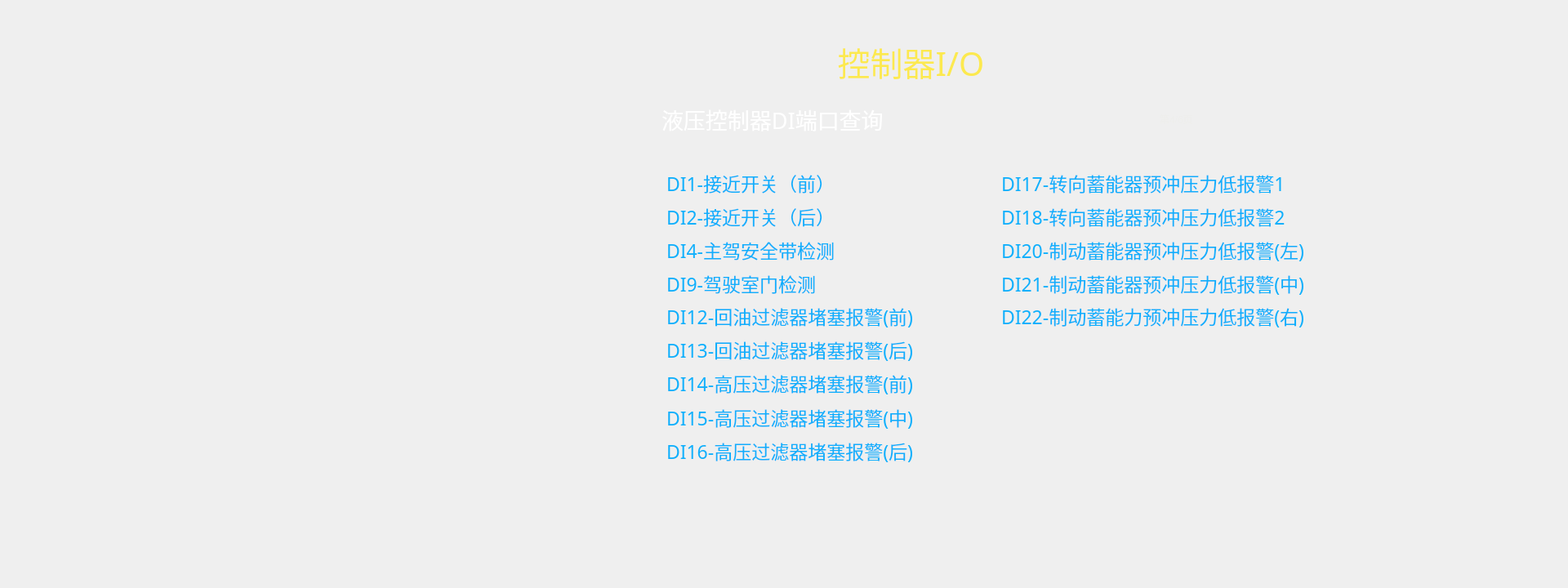
<?xml version="1.0" encoding="UTF-8"?>
<ui version="4.0">
 <class>FORM_ControlPort4</class>
 <widget class="QWidget" name="FORM_ControlPort4">
  <property name="geometry">
   <rect>
    <x>0</x>
    <y>0</y>
    <width>1920</width>
    <height>720</height>
   </rect>
  </property>
  <property name="windowTitle">
   <string>Form</string>
  </property>
  <property name="styleSheet">
   <string notr="true">/*background-image: url(:/pic_de260/bg_01.png);*/
QLabel{
color: rgb(15, 175, 252);
font: 17pt &quot;WenQuanYi Zen Hei&quot;;
}</string>
  </property>
  <widget class="QLabel" name="label">
   <property name="geometry">
    <rect>
     <x>930</x>
     <y>50</y>
     <width>371</width>
     <height>51</height>
    </rect>
   </property>
   <property name="font">
    <font>
     <family>TakaoPGothic</family>
     <pointsize>30</pointsize>
     <weight>50</weight>
     <italic>false</italic>
     <bold>false</bold>
    </font>
   </property>
   <property name="styleSheet">
    <string notr="true">color: rgb(252, 233, 79);
font: 30pt &quot;TakaoPGothic&quot;;</string>
   </property>
   <property name="text">
    <string>控制器I/O</string>
   </property>
   <property name="alignment">
    <set>Qt::AlignCenter</set>
   </property>
  </widget>
  <widget class="QLabel" name="portinfo">
   <property name="geometry">
    <rect>
     <x>810</x>
     <y>130</y>
     <width>371</width>
     <height>31</height>
    </rect>
   </property>
   <property name="font">
    <font>
     <family>WenQuanYi Zen Hei</family>
     <pointsize>20</pointsize>
     <weight>50</weight>
     <italic>false</italic>
     <bold>false</bold>
    </font>
   </property>
   <property name="styleSheet">
    <string notr="true">color: rgb(255, 255, 255);
font: 20pt &quot;WenQuanYi Zen Hei&quot;;</string>
   </property>
   <property name="text">
    <string>液压控制器DI端口查询</string>
   </property>
   <property name="alignment">
    <set>Qt::AlignLeading|Qt::AlignLeft|Qt::AlignVCenter</set>
   </property>
  </widget>
  <widget class="QLabel" name="pageinfo">
   <property name="geometry">
    <rect>
     <x>1420</x>
     <y>130</y>
     <width>121</width>
     <height>31</height>
    </rect>
   </property>
   <property name="styleSheet">
    <string notr="true">color: rgb(238, 238, 236);
font: 20pt &quot;WenQuanYi Zen Hei&quot;;</string>
   </property>
   <property name="text">
    <string>第4/6页</string>
   </property>
  </widget>
  <widget class="QLabel" name="label_2">
   <property name="geometry">
    <rect>
     <x>1290</x>
     <y>50</y>
     <width>81</width>
     <height>51</height>
    </rect>
   </property>
   <property name="font">
    <font>
     <family>WenQuanYi Zen Hei</family>
     <pointsize>17</pointsize>
     <weight>50</weight>
     <italic>false</italic>
     <bold>false</bold>
    </font>
   </property>
   <property name="styleSheet">
    <string notr="true"/>
   </property>
   <property name="text">
    <string/>
   </property>
   <property name="pixmap">
    <pixmap resource="resources.qrc">:/ico_260/915.png</pixmap>
   </property>
   <property name="scaledContents">
    <bool>false</bool>
   </property>
   <property name="alignment">
    <set>Qt::AlignCenter</set>
   </property>
  </widget>
  <widget class="QLabel" name="text8">
   <property name="geometry">
    <rect>
     <x>816</x>
     <y>452</y>
     <width>345</width>
     <height>35</height>
    </rect>
   </property>
   <property name="minimumSize">
    <size>
     <width>345</width>
     <height>30</height>
    </size>
   </property>
   <property name="font">
    <font>
     <family>WenQuanYi Zen Hei</family>
     <pointsize>17</pointsize>
     <weight>50</weight>
     <italic>false</italic>
     <bold>false</bold>
    </font>
   </property>
   <property name="styleSheet">
    <string notr="true"/>
   </property>
   <property name="text">
    <string>&lt;html&gt;&lt;head/&gt;&lt;body&gt;&lt;p&gt;DI14-高压过滤器堵塞报警(前)&lt;/p&gt;&lt;/body&gt;&lt;/html&gt;</string>
   </property>
   <property name="alignment">
    <set>Qt::AlignLeading|Qt::AlignLeft|Qt::AlignVCenter</set>
   </property>
  </widget>
  <widget class="QLabel" name="light_2">
   <property name="geometry">
    <rect>
     <x>1167</x>
     <y>247</y>
     <width>30</width>
     <height>30</height>
    </rect>
   </property>
   <property name="minimumSize">
    <size>
     <width>0</width>
     <height>30</height>
    </size>
   </property>
   <property name="text">
    <string/>
   </property>
   <property name="pixmap">
    <pixmap resource="resources.qrc">:/pic_de260/ico_25.png</pixmap>
   </property>
   <property name="alignment">
    <set>Qt::AlignLeading|Qt::AlignLeft|Qt::AlignVCenter</set>
   </property>
  </widget>
  <widget class="QLabel" name="text4">
   <property name="geometry">
    <rect>
     <x>816</x>
     <y>288</y>
     <width>345</width>
     <height>35</height>
    </rect>
   </property>
   <property name="minimumSize">
    <size>
     <width>345</width>
     <height>30</height>
    </size>
   </property>
   <property name="font">
    <font>
     <family>WenQuanYi Zen Hei</family>
     <pointsize>17</pointsize>
     <weight>50</weight>
     <italic>false</italic>
     <bold>false</bold>
    </font>
   </property>
   <property name="styleSheet">
    <string notr="true"/>
   </property>
   <property name="text">
    <string>DI4-主驾安全带检测</string>
   </property>
   <property name="alignment">
    <set>Qt::AlignLeading|Qt::AlignLeft|Qt::AlignVCenter</set>
   </property>
  </widget>
  <widget class="QLabel" name="light_4">
   <property name="geometry">
    <rect>
     <x>1167</x>
     <y>288</y>
     <width>30</width>
     <height>30</height>
    </rect>
   </property>
   <property name="minimumSize">
    <size>
     <width>0</width>
     <height>30</height>
    </size>
   </property>
   <property name="text">
    <string/>
   </property>
   <property name="pixmap">
    <pixmap resource="resources.qrc">:/pic_de260/ico_25.png</pixmap>
   </property>
   <property name="alignment">
    <set>Qt::AlignLeading|Qt::AlignLeft|Qt::AlignVCenter</set>
   </property>
  </widget>
  <widget class="QLabel" name="text6">
   <property name="geometry">
    <rect>
     <x>816</x>
     <y>329</y>
     <width>345</width>
     <height>35</height>
    </rect>
   </property>
   <property name="minimumSize">
    <size>
     <width>345</width>
     <height>30</height>
    </size>
   </property>
   <property name="font">
    <font>
     <family>WenQuanYi Zen Hei</family>
     <pointsize>17</pointsize>
     <weight>50</weight>
     <italic>false</italic>
     <bold>false</bold>
    </font>
   </property>
   <property name="styleSheet">
    <string notr="true"/>
   </property>
   <property name="text">
    <string>DI9-驾驶室门检测</string>
   </property>
   <property name="alignment">
    <set>Qt::AlignLeading|Qt::AlignLeft|Qt::AlignVCenter</set>
   </property>
  </widget>
  <widget class="QLabel" name="light_6">
   <property name="geometry">
    <rect>
     <x>1167</x>
     <y>329</y>
     <width>30</width>
     <height>30</height>
    </rect>
   </property>
   <property name="minimumSize">
    <size>
     <width>0</width>
     <height>30</height>
    </size>
   </property>
   <property name="text">
    <string/>
   </property>
   <property name="pixmap">
    <pixmap resource="resources.qrc">:/pic_de260/ico_25.png</pixmap>
   </property>
   <property name="alignment">
    <set>Qt::AlignLeading|Qt::AlignLeft|Qt::AlignVCenter</set>
   </property>
  </widget>
  <widget class="QLabel" name="text7">
   <property name="geometry">
    <rect>
     <x>816</x>
     <y>370</y>
     <width>345</width>
     <height>35</height>
    </rect>
   </property>
   <property name="minimumSize">
    <size>
     <width>345</width>
     <height>30</height>
    </size>
   </property>
   <property name="font">
    <font>
     <family>WenQuanYi Zen Hei</family>
     <pointsize>17</pointsize>
     <weight>50</weight>
     <italic>false</italic>
     <bold>false</bold>
    </font>
   </property>
   <property name="styleSheet">
    <string notr="true"/>
   </property>
   <property name="text">
    <string>&lt;html&gt;&lt;head/&gt;&lt;body&gt;&lt;p&gt;DI12-回油过滤器堵塞报警(前)&lt;/p&gt;&lt;/body&gt;&lt;/html&gt;</string>
   </property>
   <property name="alignment">
    <set>Qt::AlignLeading|Qt::AlignLeft|Qt::AlignVCenter</set>
   </property>
  </widget>
  <widget class="QLabel" name="light_7">
   <property name="geometry">
    <rect>
     <x>1167</x>
     <y>370</y>
     <width>30</width>
     <height>30</height>
    </rect>
   </property>
   <property name="minimumSize">
    <size>
     <width>0</width>
     <height>30</height>
    </size>
   </property>
   <property name="text">
    <string/>
   </property>
   <property name="pixmap">
    <pixmap resource="resources.qrc">:/pic_de260/ico_25.png</pixmap>
   </property>
   <property name="alignment">
    <set>Qt::AlignLeading|Qt::AlignLeft|Qt::AlignVCenter</set>
   </property>
  </widget>
  <widget class="QLabel" name="text9">
   <property name="geometry">
    <rect>
     <x>816</x>
     <y>411</y>
     <width>345</width>
     <height>35</height>
    </rect>
   </property>
   <property name="minimumSize">
    <size>
     <width>345</width>
     <height>30</height>
    </size>
   </property>
   <property name="font">
    <font>
     <family>WenQuanYi Zen Hei</family>
     <pointsize>17</pointsize>
     <weight>50</weight>
     <italic>false</italic>
     <bold>false</bold>
    </font>
   </property>
   <property name="styleSheet">
    <string notr="true"/>
   </property>
   <property name="text">
    <string>&lt;html&gt;&lt;head/&gt;&lt;body&gt;&lt;p&gt;DI13-回油过滤器堵塞报警(后)&lt;/p&gt;&lt;/body&gt;&lt;/html&gt;</string>
   </property>
   <property name="alignment">
    <set>Qt::AlignLeading|Qt::AlignLeft|Qt::AlignVCenter</set>
   </property>
  </widget>
  <widget class="QLabel" name="light_8">
   <property name="geometry">
    <rect>
     <x>1167</x>
     <y>411</y>
     <width>30</width>
     <height>30</height>
    </rect>
   </property>
   <property name="minimumSize">
    <size>
     <width>0</width>
     <height>30</height>
    </size>
   </property>
   <property name="text">
    <string/>
   </property>
   <property name="pixmap">
    <pixmap resource="resources.qrc">:/pic_de260/ico_25.png</pixmap>
   </property>
   <property name="alignment">
    <set>Qt::AlignLeading|Qt::AlignLeft|Qt::AlignVCenter</set>
   </property>
  </widget>
  <widget class="QLabel" name="light_9">
   <property name="geometry">
    <rect>
     <x>1167</x>
     <y>452</y>
     <width>30</width>
     <height>30</height>
    </rect>
   </property>
   <property name="minimumSize">
    <size>
     <width>0</width>
     <height>30</height>
    </size>
   </property>
   <property name="text">
    <string/>
   </property>
   <property name="pixmap">
    <pixmap resource="resources.qrc">:/pic_de260/ico_25.png</pixmap>
   </property>
   <property name="alignment">
    <set>Qt::AlignLeading|Qt::AlignLeft|Qt::AlignVCenter</set>
   </property>
  </widget>
  <widget class="QLabel" name="text1">
   <property name="geometry">
    <rect>
     <x>816</x>
     <y>206</y>
     <width>345</width>
     <height>35</height>
    </rect>
   </property>
   <property name="minimumSize">
    <size>
     <width>345</width>
     <height>30</height>
    </size>
   </property>
   <property name="font">
    <font>
     <family>WenQuanYi Zen Hei</family>
     <pointsize>17</pointsize>
     <weight>50</weight>
     <italic>false</italic>
     <bold>false</bold>
    </font>
   </property>
   <property name="styleSheet">
    <string notr="true"/>
   </property>
   <property name="text">
    <string>DI1-接近开关（前）</string>
   </property>
   <property name="alignment">
    <set>Qt::AlignLeading|Qt::AlignLeft|Qt::AlignVCenter</set>
   </property>
  </widget>
  <widget class="QLabel" name="light_1">
   <property name="geometry">
    <rect>
     <x>1167</x>
     <y>206</y>
     <width>30</width>
     <height>30</height>
    </rect>
   </property>
   <property name="minimumSize">
    <size>
     <width>0</width>
     <height>30</height>
    </size>
   </property>
   <property name="text">
    <string/>
   </property>
   <property name="pixmap">
    <pixmap resource="resources.qrc">:/pic_de260/ico_25.png</pixmap>
   </property>
   <property name="alignment">
    <set>Qt::AlignLeading|Qt::AlignLeft|Qt::AlignVCenter</set>
   </property>
  </widget>
  <widget class="QLabel" name="text2">
   <property name="geometry">
    <rect>
     <x>816</x>
     <y>247</y>
     <width>345</width>
     <height>35</height>
    </rect>
   </property>
   <property name="minimumSize">
    <size>
     <width>345</width>
     <height>30</height>
    </size>
   </property>
   <property name="font">
    <font>
     <family>WenQuanYi Zen Hei</family>
     <pointsize>17</pointsize>
     <weight>50</weight>
     <italic>false</italic>
     <bold>false</bold>
    </font>
   </property>
   <property name="styleSheet">
    <string notr="true"/>
   </property>
   <property name="text">
    <string>DI2-接近开关（后）</string>
   </property>
   <property name="alignment">
    <set>Qt::AlignLeading|Qt::AlignLeft|Qt::AlignVCenter</set>
   </property>
  </widget>
  <widget class="QLabel" name="text7_2">
   <property name="geometry">
    <rect>
     <x>1226</x>
     <y>370</y>
     <width>390</width>
     <height>35</height>
    </rect>
   </property>
   <property name="minimumSize">
    <size>
     <width>390</width>
     <height>30</height>
    </size>
   </property>
   <property name="font">
    <font>
     <family>WenQuanYi Zen Hei</family>
     <pointsize>17</pointsize>
     <weight>50</weight>
     <italic>false</italic>
     <bold>false</bold>
    </font>
   </property>
   <property name="styleSheet">
    <string notr="true"/>
   </property>
   <property name="text">
    <string>&lt;html&gt;&lt;head/&gt;&lt;body&gt;&lt;p&gt;DI22-制动蓄能力预冲压力低报警(右)&lt;/p&gt;&lt;/body&gt;&lt;/html&gt;</string>
   </property>
   <property name="alignment">
    <set>Qt::AlignLeading|Qt::AlignLeft|Qt::AlignVCenter</set>
   </property>
  </widget>
  <widget class="QLabel" name="light_17">
   <property name="geometry">
    <rect>
     <x>1622</x>
     <y>370</y>
     <width>30</width>
     <height>30</height>
    </rect>
   </property>
   <property name="minimumSize">
    <size>
     <width>0</width>
     <height>30</height>
    </size>
   </property>
   <property name="text">
    <string/>
   </property>
   <property name="pixmap">
    <pixmap resource="resources.qrc">:/pic_de260/ico_25.png</pixmap>
   </property>
   <property name="alignment">
    <set>Qt::AlignLeading|Qt::AlignLeft|Qt::AlignVCenter</set>
   </property>
  </widget>
  <widget class="QLabel" name="light_14">
   <property name="geometry">
    <rect>
     <x>1167</x>
     <y>534</y>
     <width>30</width>
     <height>30</height>
    </rect>
   </property>
   <property name="minimumSize">
    <size>
     <width>0</width>
     <height>30</height>
    </size>
   </property>
   <property name="text">
    <string/>
   </property>
   <property name="pixmap">
    <pixmap resource="resources.qrc">:/pic_de260/ico_25.png</pixmap>
   </property>
   <property name="alignment">
    <set>Qt::AlignLeading|Qt::AlignLeft|Qt::AlignVCenter</set>
   </property>
  </widget>
  <widget class="QLabel" name="text5_2">
   <property name="geometry">
    <rect>
     <x>1226</x>
     <y>288</y>
     <width>390</width>
     <height>35</height>
    </rect>
   </property>
   <property name="minimumSize">
    <size>
     <width>390</width>
     <height>30</height>
    </size>
   </property>
   <property name="font">
    <font>
     <family>WenQuanYi Zen Hei</family>
     <pointsize>17</pointsize>
     <weight>50</weight>
     <italic>false</italic>
     <bold>false</bold>
    </font>
   </property>
   <property name="styleSheet">
    <string notr="true"/>
   </property>
   <property name="text">
    <string>DI20-制动蓄能器预冲压力低报警(左)</string>
   </property>
   <property name="alignment">
    <set>Qt::AlignLeading|Qt::AlignLeft|Qt::AlignVCenter</set>
   </property>
  </widget>
  <widget class="QLabel" name="light_15">
   <property name="geometry">
    <rect>
     <x>1622</x>
     <y>288</y>
     <width>30</width>
     <height>30</height>
    </rect>
   </property>
   <property name="minimumSize">
    <size>
     <width>0</width>
     <height>30</height>
    </size>
   </property>
   <property name="text">
    <string/>
   </property>
   <property name="pixmap">
    <pixmap resource="resources.qrc">:/pic_de260/ico_25.png</pixmap>
   </property>
   <property name="alignment">
    <set>Qt::AlignLeading|Qt::AlignLeft|Qt::AlignVCenter</set>
   </property>
  </widget>
  <widget class="QLabel" name="text6_2">
   <property name="geometry">
    <rect>
     <x>1226</x>
     <y>329</y>
     <width>390</width>
     <height>35</height>
    </rect>
   </property>
   <property name="minimumSize">
    <size>
     <width>390</width>
     <height>30</height>
    </size>
   </property>
   <property name="font">
    <font>
     <family>WenQuanYi Zen Hei</family>
     <pointsize>17</pointsize>
     <weight>50</weight>
     <italic>false</italic>
     <bold>false</bold>
    </font>
   </property>
   <property name="styleSheet">
    <string notr="true"/>
   </property>
   <property name="text">
    <string>DI21-制动蓄能器预冲压力低报警(中)</string>
   </property>
   <property name="alignment">
    <set>Qt::AlignLeading|Qt::AlignLeft|Qt::AlignVCenter</set>
   </property>
  </widget>
  <widget class="QLabel" name="light_16">
   <property name="geometry">
    <rect>
     <x>1622</x>
     <y>329</y>
     <width>30</width>
     <height>30</height>
    </rect>
   </property>
   <property name="minimumSize">
    <size>
     <width>0</width>
     <height>30</height>
    </size>
   </property>
   <property name="text">
    <string/>
   </property>
   <property name="pixmap">
    <pixmap resource="resources.qrc">:/pic_de260/ico_25.png</pixmap>
   </property>
   <property name="alignment">
    <set>Qt::AlignLeading|Qt::AlignLeft|Qt::AlignVCenter</set>
   </property>
  </widget>
  <widget class="QLabel" name="text3_2">
   <property name="geometry">
    <rect>
     <x>816</x>
     <y>493</y>
     <width>345</width>
     <height>35</height>
    </rect>
   </property>
   <property name="minimumSize">
    <size>
     <width>345</width>
     <height>30</height>
    </size>
   </property>
   <property name="font">
    <font>
     <family>WenQuanYi Zen Hei</family>
     <pointsize>17</pointsize>
     <weight>50</weight>
     <italic>false</italic>
     <bold>false</bold>
    </font>
   </property>
   <property name="styleSheet">
    <string notr="true"/>
   </property>
   <property name="text">
    <string>DI15-高压过滤器堵塞报警(中)</string>
   </property>
   <property name="alignment">
    <set>Qt::AlignLeading|Qt::AlignLeft|Qt::AlignVCenter</set>
   </property>
  </widget>
  <widget class="QLabel" name="light_13">
   <property name="geometry">
    <rect>
     <x>1167</x>
     <y>493</y>
     <width>30</width>
     <height>30</height>
    </rect>
   </property>
   <property name="minimumSize">
    <size>
     <width>0</width>
     <height>30</height>
    </size>
   </property>
   <property name="text">
    <string/>
   </property>
   <property name="pixmap">
    <pixmap resource="resources.qrc">:/pic_de260/ico_25.png</pixmap>
   </property>
   <property name="alignment">
    <set>Qt::AlignLeading|Qt::AlignLeft|Qt::AlignVCenter</set>
   </property>
  </widget>
  <widget class="QLabel" name="text4_2">
   <property name="geometry">
    <rect>
     <x>816</x>
     <y>534</y>
     <width>345</width>
     <height>35</height>
    </rect>
   </property>
   <property name="minimumSize">
    <size>
     <width>345</width>
     <height>30</height>
    </size>
   </property>
   <property name="font">
    <font>
     <family>WenQuanYi Zen Hei</family>
     <pointsize>17</pointsize>
     <weight>50</weight>
     <italic>false</italic>
     <bold>false</bold>
    </font>
   </property>
   <property name="styleSheet">
    <string notr="true"/>
   </property>
   <property name="text">
    <string>DI16-高压过滤器堵塞报警(后)</string>
   </property>
   <property name="alignment">
    <set>Qt::AlignLeading|Qt::AlignLeft|Qt::AlignVCenter</set>
   </property>
  </widget>
  <widget class="QLabel" name="light_12">
   <property name="geometry">
    <rect>
     <x>1622</x>
     <y>247</y>
     <width>30</width>
     <height>30</height>
    </rect>
   </property>
   <property name="minimumSize">
    <size>
     <width>0</width>
     <height>30</height>
    </size>
   </property>
   <property name="text">
    <string/>
   </property>
   <property name="pixmap">
    <pixmap resource="resources.qrc">:/pic_de260/ico_25.png</pixmap>
   </property>
   <property name="alignment">
    <set>Qt::AlignLeading|Qt::AlignLeft|Qt::AlignVCenter</set>
   </property>
  </widget>
  <widget class="QLabel" name="text1_2">
   <property name="geometry">
    <rect>
     <x>1226</x>
     <y>206</y>
     <width>390</width>
     <height>35</height>
    </rect>
   </property>
   <property name="minimumSize">
    <size>
     <width>390</width>
     <height>30</height>
    </size>
   </property>
   <property name="font">
    <font>
     <family>WenQuanYi Zen Hei</family>
     <pointsize>17</pointsize>
     <weight>50</weight>
     <italic>false</italic>
     <bold>false</bold>
    </font>
   </property>
   <property name="styleSheet">
    <string notr="true"/>
   </property>
   <property name="text">
    <string>DI17-转向蓄能器预冲压力低报警1</string>
   </property>
   <property name="alignment">
    <set>Qt::AlignLeading|Qt::AlignLeft|Qt::AlignVCenter</set>
   </property>
  </widget>
  <widget class="QLabel" name="light_11">
   <property name="geometry">
    <rect>
     <x>1622</x>
     <y>206</y>
     <width>30</width>
     <height>30</height>
    </rect>
   </property>
   <property name="minimumSize">
    <size>
     <width>0</width>
     <height>30</height>
    </size>
   </property>
   <property name="text">
    <string/>
   </property>
   <property name="pixmap">
    <pixmap resource="resources.qrc">:/pic_de260/ico_25.png</pixmap>
   </property>
   <property name="alignment">
    <set>Qt::AlignLeading|Qt::AlignLeft|Qt::AlignVCenter</set>
   </property>
  </widget>
  <widget class="QLabel" name="text2_2">
   <property name="geometry">
    <rect>
     <x>1226</x>
     <y>247</y>
     <width>390</width>
     <height>35</height>
    </rect>
   </property>
   <property name="minimumSize">
    <size>
     <width>390</width>
     <height>30</height>
    </size>
   </property>
   <property name="font">
    <font>
     <family>WenQuanYi Zen Hei</family>
     <pointsize>17</pointsize>
     <weight>50</weight>
     <italic>false</italic>
     <bold>false</bold>
    </font>
   </property>
   <property name="styleSheet">
    <string notr="true"/>
   </property>
   <property name="text">
    <string>DI18-转向蓄能器预冲压力低报警2</string>
   </property>
   <property name="alignment">
    <set>Qt::AlignLeading|Qt::AlignLeft|Qt::AlignVCenter</set>
   </property>
  </widget>
 </widget>
 <resources>
  <include location="resources.qrc"/>
 </resources>
 <connections/>
</ui>
